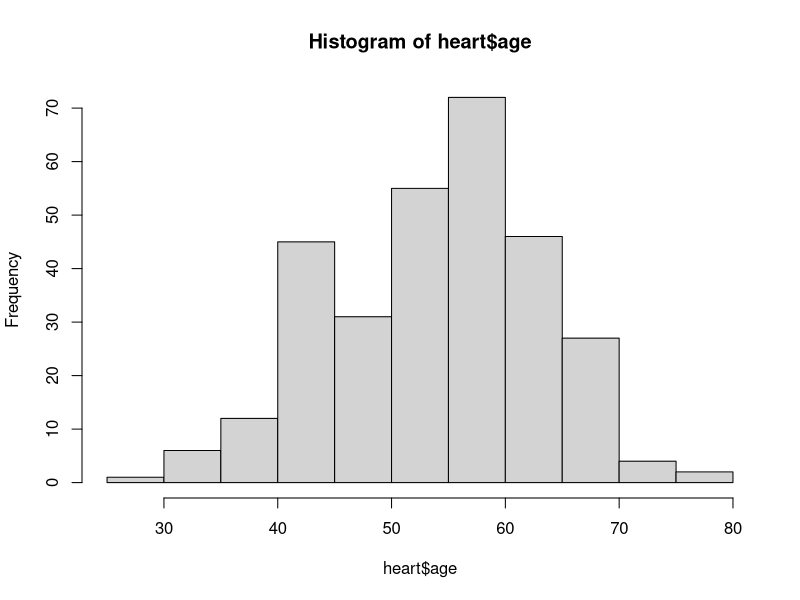
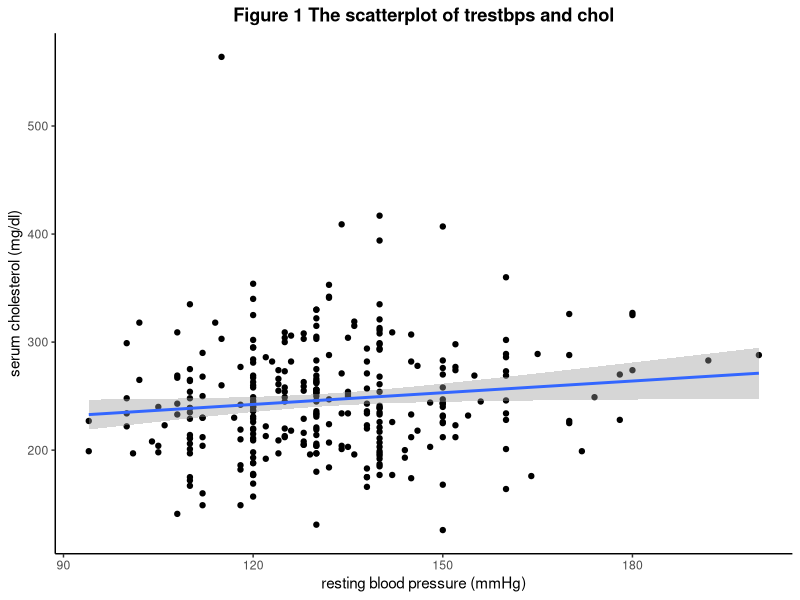
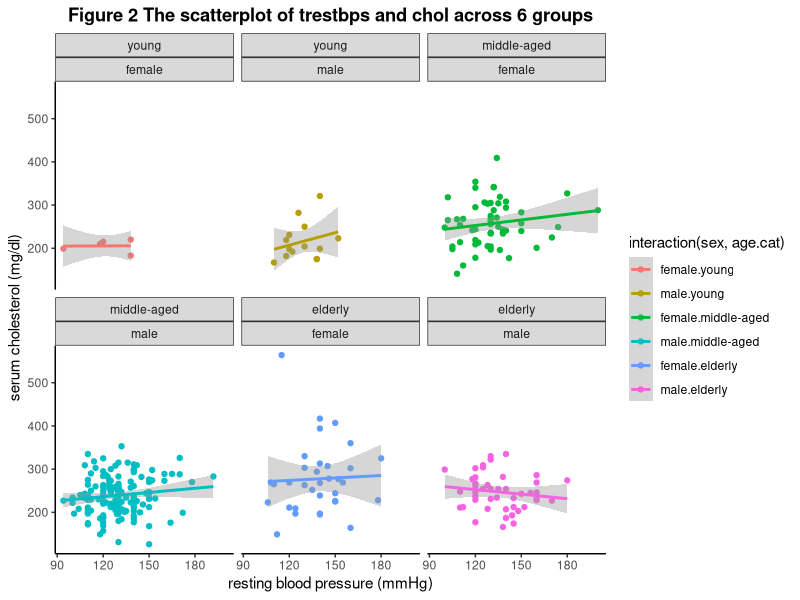

The R script that drew these images, in order:
## ---- chunk 1
library(tidyverse)
library(knitr)
library(ggplot2)
## ---- chunk 2
heart<- read.csv("heart.csv")
head(heart)
## ---- chunk 3
heart <- heart %>% 
  select(age, sex, trestbps, chol)
hist(heart$age)

summary(heart)
## ---- chunk 4
heart <- heart %>% 
  mutate(age.cat = as.numeric(cut(heart$age, breaks = c(20,40,60,80),include.lowest = T))) %>% 
  select(age.cat, sex, trestbps, chol)
heart$age.cat <- recode_factor(heart$age.cat, `1` = "young", `2` = "middle-aged", `3` = "elderly")
heart$sex <- recode_factor(heart$sex, `0` = "female", `1` = "male")
## ---- chunk 5
heart %>% 
  group_by(age.cat, sex) %>% 
  summarize(
    count = n(),
    mean.bps = round(mean(trestbps),2),
    sd.bps = round(sd(trestbps),2),
    max.bps = max(trestbps),
    min.bps = min(trestbps),
    mean.chol = round(mean(chol),2),
    sd.chol = round(sd(chol),2),
    max.chol = max(chol),
    min.chol = min(chol)
  ) %>% 
  kable(format = "pipe", caption = "<center><strong>Summary of the heart disease data</strong></center>",align = "c")
## ---- chunk 6
fig1 <- ggplot(heart, aes(x = trestbps, y = chol)) +
  geom_point() +
  geom_smooth(method = "lm") + 
  theme_bw() + 
  theme(panel.border = element_blank(), panel.grid.major = element_blank(),
        panel.grid.minor = element_blank(), axis.line = element_line(colour = "black")) +
  labs(x = "resting blood pressure (mmHg)", y = "serum cholesterol (mg/dl)") + 
  ggtitle("Figure 1 The scatterplot of trestbps and chol") +
  theme(plot.title = element_text(hjust = 0.5, face = "bold"))

fig1
## ---- chunk 7
fig2 <- ggplot(heart, aes(x = trestbps, y = chol, color = interaction(sex, age.cat))) +
  geom_point() +
  geom_smooth(method = "lm") + 
  facet_wrap(~ age.cat + sex) +
  theme_bw() + 
  theme(panel.border = element_blank(), panel.grid.major = element_blank(),
        panel.grid.minor = element_blank(), axis.line = element_line(colour = "black")) +
  labs(x = "resting blood pressure (mmHg)", y = "serum cholesterol (mg/dl)") + 
  ggtitle("Figure 2 The scatterplot of trestbps and chol across 6 groups") +
  theme(plot.title = element_text(hjust = 0.5, face = "bold"))

fig2
